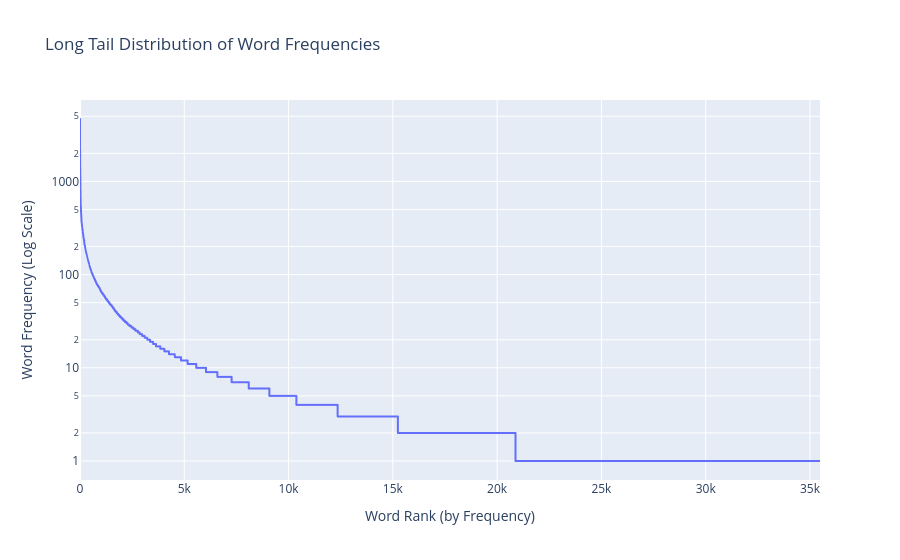

Notebook code for this chart:
### Markdown cell above
### >>> **Exercise 14 (take home):** 
Additionally, you can attempt to sort the terms on the `x-axis` by frequency instead of in alphabetical order. This way the visualization is more meaninfgul and you will be able to observe the so called [long tail](https://en.wikipedia.org/wiki/Long_tail) (get familiar with this term since it will appear a lot in data mining and other statistics courses). see picture below

![alt txt](https://upload.wikimedia.org/wikipedia/commons/thumb/8/8a/Long_tail.svg/1000px-Long_tail.svg.png)

### Code cell
import plotly.express as px
import pandas as pd
import numpy as np
from sklearn.feature_extraction.text import CountVectorizer

count_vect = CountVectorizer(stop_words='english')
X_counts = count_vect.fit_transform(X.text)
term_frequencies = np.asarray(X_counts.sum(axis=0)).ravel()
df = pd.DataFrame({
    'word': count_vect.get_feature_names_out(),
    'frequency': term_frequencies
})

df_sorted = df.sort_values(by='frequency', ascending=False)

fig = px.line(
    data_frame=df_sorted,
    x=np.arange(len(df_sorted)),
    y='frequency',
    hover_name='word', 
    title='Long Tail Distribution of Word Frequencies'
)
fig.update_layout(
    xaxis_title='Word Rank (by Frequency)',
    yaxis_title='Word Frequency (Log Scale)',
    yaxis_type='log' 
)

fig.show()

### Figure 1 — Plotly figure (JSON) as saved in the notebook; plotly's stock layout.template omitted (floating-point values rounded to 4 significant figures; data arrays with more than 128 entries replaced by an {"elided": "..."} marker saying what was removed)
{"data": [{"hovertemplate": "<b>%{hovertext}</b><br><br>x=%{x}<br>frequency=%{y}<extra></extra>", "hovertext": {"elided": "35482 str values"}, "legendgroup": "", "line": {"color": "#636efa", "dash": "solid"}, "marker": {"symbol": "circle"}, "mode": "lines", "name": "", "showlegend": false, "type": "scattergl", "x": {"elided": "35482 int values"}, "xaxis": "x", "y": {"elided": "35482 int values"}, "yaxis": "y"}], "layout": {"legend": {"tracegroupgap": 0}, "title": {"text": "Long Tail Distribution of Word Frequencies"}, "xaxis": {"anchor": "y", "domain": [0, 1], "title": {"text": "Word Rank (by Frequency)"}}, "yaxis": {"anchor": "x", "domain": [0, 1], "title": {"text": "Word Frequency (Log Scale)"}, "type": "log"}}}
